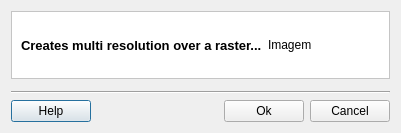
<?xml version="1.0" encoding="UTF-8"?>
<ui version="4.0">
 <class>MultiResolutionDialogForm</class>
 <widget class="QDialog" name="MultiResolutionDialogForm">
  <property name="geometry">
   <rect>
    <x>0</x>
    <y>0</y>
    <width>416</width>
    <height>134</height>
   </rect>
  </property>
  <property name="windowTitle">
   <string>Raster Multi Resolution</string>
  </property>
  <layout class="QGridLayout" name="gridLayout_3">
   <property name="sizeConstraint">
    <enum>QLayout::SetFixedSize</enum>
   </property>
   <item row="0" column="0">
    <layout class="QGridLayout" name="gridLayout">
     <item row="0" column="0">
      <widget class="QFrame" name="frame">
       <property name="styleSheet">
        <string notr="true">QWidget { background: white }</string>
       </property>
       <property name="frameShape">
        <enum>QFrame::StyledPanel</enum>
       </property>
       <property name="frameShadow">
        <enum>QFrame::Sunken</enum>
       </property>
       <layout class="QGridLayout" name="gridLayout_2">
        <item row="0" column="0">
         <widget class="QLabel" name="m_titleLabel">
          <property name="font">
           <font>
            <pointsize>10</pointsize>
            <weight>75</weight>
            <bold>true</bold>
           </font>
          </property>
          <property name="text">
           <string>Creates multi resolution over a raster...</string>
          </property>
         </widget>
        </item>
        <item row="0" column="1">
         <widget class="QLabel" name="m_imgLabel">
          <property name="minimumSize">
           <size>
            <width>112</width>
            <height>48</height>
           </size>
          </property>
          <property name="maximumSize">
           <size>
            <width>48</width>
            <height>48</height>
           </size>
          </property>
          <property name="text">
           <string>Imagem</string>
          </property>
         </widget>
        </item>
       </layout>
      </widget>
     </item>
     <item row="1" column="0">
      <widget class="QWidget" name="m_widget" native="true">
       <property name="sizePolicy">
        <sizepolicy hsizetype="MinimumExpanding" vsizetype="MinimumExpanding">
         <horstretch>0</horstretch>
         <verstretch>0</verstretch>
        </sizepolicy>
       </property>
      </widget>
     </item>
     <item row="2" column="0">
      <layout class="QGridLayout" name="gridLayout_9">
       <item row="0" column="0" colspan="4">
        <widget class="Line" name="line">
         <property name="orientation">
          <enum>Qt::Horizontal</enum>
         </property>
        </widget>
       </item>
       <item row="1" column="0">
        <widget class="te::qt::widgets::HelpPushButton" name="m_helpPushButton">
         <property name="text">
          <string>Help</string>
         </property>
        </widget>
       </item>
       <item row="1" column="1">
        <spacer name="horizontalSpacer">
         <property name="orientation">
          <enum>Qt::Horizontal</enum>
         </property>
         <property name="sizeHint" stdset="0">
          <size>
           <width>40</width>
           <height>20</height>
          </size>
         </property>
        </spacer>
       </item>
       <item row="1" column="2">
        <widget class="QPushButton" name="m_okPushButton">
         <property name="text">
          <string>Ok</string>
         </property>
        </widget>
       </item>
       <item row="1" column="3">
        <widget class="QPushButton" name="m_cancelPushButton">
         <property name="text">
          <string>Cancel</string>
         </property>
        </widget>
       </item>
      </layout>
     </item>
    </layout>
   </item>
  </layout>
 </widget>
 <customwidgets>
  <customwidget>
   <class>te::qt::widgets::HelpPushButton</class>
   <extends>QPushButton</extends>
   <header>terralib/qt/widgets/help/HelpPushButton.h</header>
  </customwidget>
 </customwidgets>
 <tabstops>
  <tabstop>m_okPushButton</tabstop>
  <tabstop>m_cancelPushButton</tabstop>
  <tabstop>m_helpPushButton</tabstop>
 </tabstops>
 <resources/>
 <connections>
  <connection>
   <sender>m_cancelPushButton</sender>
   <signal>released()</signal>
   <receiver>MultiResolutionDialogForm</receiver>
   <slot>reject()</slot>
   <hints>
    <hint type="sourcelabel">
     <x>361</x>
     <y>282</y>
    </hint>
    <hint type="destinationlabel">
     <x>362</x>
     <y>309</y>
    </hint>
   </hints>
  </connection>
 </connections>
</ui>
